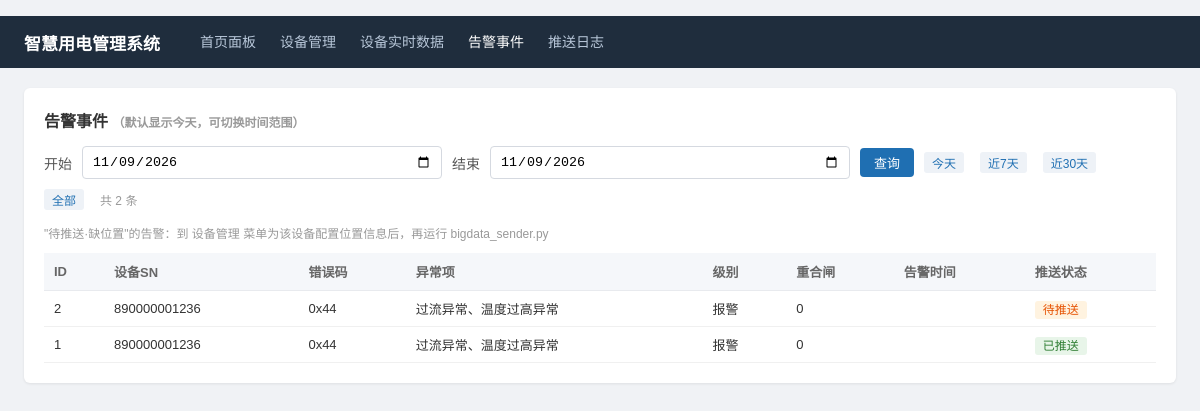
/alarms, run on the app's committed database.
### tables this page shows
CREATE TABLE gov_alarm_event(
    id INTEGER PRIMARY KEY AUTOINCREMENT,
    sn TEXT, alarm_code INTEGER,
    re_close INTEGER, level INTEGER,
    push_time TEXT, recv_time TEXT);

### gov_web.py (the view)
@app.route("/alarms")
def alarms():
    today = date.today().strftime("%Y-%m-%d")
    if "date_from" not in request.args and "date_to" not in request.args:
        date_from = date_to = today
    else:
        date_from = request.args.get("date_from", "").strip()
        date_to = request.args.get("date_to", "").strip()
    cond, args = "", []
    if date_from:
        cond += " AND a.recv_time >= ?"
        args.append(date_from + " 00:00:00")
    if date_to:
        cond += " AND a.recv_time <= ?"
        args.append(date_to + " 23:59:59")
    with gc.db_conn() as c:
        rows = c.execute(ALARM_LIST_SQL + cond +
                         " ORDER BY a.id DESC LIMIT 500", args).fetchall()
    quick = {
        "today": today,
        "week":  (date.today() - timedelta(days=6)).strftime("%Y-%m-%d"),
        "month": (date.today() - timedelta(days=29)).strftime("%Y-%m-%d"),
    }
    return render_template("alarms.html",
                           alarms=[decorate_alarm(r) for r in rows],
                           date_from=date_from, date_to=date_to,
                           quick=quick, total=len(rows), active="alarms")

### gov_common.py (called while the page is built)
def db_conn():
    c = sqlite3.connect(DB_PATH)
    c.row_factory = sqlite3.Row
    return c

def bits_to_text(code: int) -> str:
    names = [n for b, n in ALARM_BITS.items() if code & (1 << b)]
    return "、".join(names) if names else f"未知异常(0x{code:X})"

### gov_web.py (called while the page is built)
def decorate_alarm(r):
    d = dict(r)
    d["bits_text"] = gc.bits_to_text(d["alarm_code"])
    d["code_hex"] = f"0x{d['alarm_code']:02X}"
    d["level_text"] = {1: "预警", 2: "报警"}.get(d["level"], str(d["level"]))
    return d

### templates/alarms.html
{% extends "base.html" %}
{% block body %}
<div class="card">
<h3>告警事件 <span class="hint">（默认显示今天，可切换时间范围）</span></h3>
<form method="get" action="/alarms" id="rangeForm"
      style="display:flex;gap:10px;align-items:center;flex-wrap:wrap">
  <label>开始</label>
  <input type="date" name="date_from" value="{{ date_from }}"
         onchange="document.getElementById('rangeForm').submit()">
  <label>结束</label>
  <input type="date" name="date_to" value="{{ date_to }}"
         onchange="document.getElementById('rangeForm').submit()">
  <button class="btn" type="submit">查询</button>
  <a class="tag tag-quick" href="/alarms">今天</a>
  <a class="tag tag-quick" href="/alarms?date_from={{ quick.week }}&date_to={{ quick.today }}">近7天</a>
  <a class="tag tag-quick" href="/alarms?date_from={{ quick.month }}&date_to={{ quick.today }}">近30天</a>
  <a class="tag tag-quick" href="/alarms?date_from=&date_to=">全部</a>
  <span class="hint">共 {{ total }} 条</span>
</form>
<p class="hint">"待推送·缺位置"的告警：到 设备管理 菜单为该设备配置位置信息后，再运行 bigdata_sender.py</p>
<table>
<tr><th>ID</th><th>设备SN</th><th>错误码</th><th>异常项</th><th>级别</th><th>重合闸</th>
    <th>告警时间</th><th>推送状态</th></tr>
{% for a in alarms %}<tr>
  <td>{{ a.id }}</td><td>{{ a.sn }}</td><td>{{ a.code_hex }}</td><td>{{ a.bits_text }}</td>
  <td>{{ a.level_text }}</td><td>{{ a.re_close }}</td><td>{{ a.report_time }}</td>
  <td>{% if a.sent %}<span class="tag tag-ok">已推送</span>
      {% elif not a.hasloc %}<a class="tag tag-err" href="/locations/edit/{{ a.sn }}">待推送·缺位置</a>
      {% else %}<span class="tag tag-warn">待推送</span>{% endif %}</td>
</tr>{% endfor %}</table>
</div>
{% endblock %}

### templates/base.html (style rules this page uses)
body { font-family:"Microsoft YaHei",sans-serif;margin:0;background:#f0f2f5;color:#333;font-size:14px }
.card { background:#fff;border-radius:6px;padding:20px;box-shadow:0 1px 3px rgba(0,0,0,.08);margin-bottom:20px }
.card h3 { margin:0 0 14px;font-size:16px }
table { width:100%;border-collapse:collapse;font-size:13px }
th { background:#f5f7fa;text-align:left;padding:9px 10px;border-bottom:1px solid #e8eaee;color:#666 }
td { padding:8px 10px;border-bottom:1px solid #f0f0f0 }
.btn { display:inline-block;padding:5px 14px;background:#1f6fb2;color:#fff;border:none; border-radius:4px;font-size:13px;cursor:pointer;text-decoration:none }
.tag { padding:2px 8px;border-radius:3px;font-size:12px;text-decoration:none }
.tag-ok { background:#e8f5e9;color:#2e7d32 }
.tag-warn { background:#fff3e0;color:#e65100 }
form label { display:block;margin:12px 0 4px;color:#555 }
form input,form select { width:360px;padding:7px 9px;border:1px solid #d5d9e0;border-radius:4px }
.hint { color:#999;font-size:12px }
.tag-quick { background:#eef2f7;color:#1f6fb2;margin-right:6px }
form#rangeForm label { margin:0 }

### data on the page
gov_alarm_event: id "2", sn "890000001236", code_hex "0x44", bits_text "过流异常、温度过高异常", level_text "报警", re_close "0", shows "待推送"
gov_alarm_event: id "1", sn "890000001236", code_hex "0x44", bits_text "过流异常、温度过高异常", level_text "报警", re_close "0", shows "已推送"

### other printed values
{{ total }} "2"
